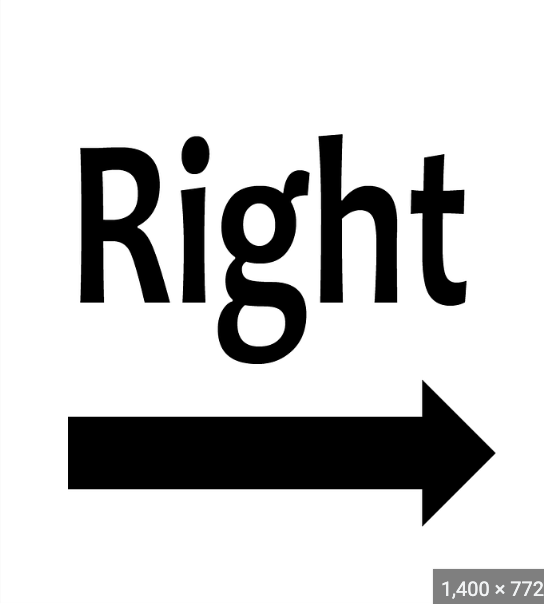
#> input picture AR_Project/right.png, 544 x 604 px, found by its file name
$ python v12_AR_alignment_image.py
#> lines starting #> are read from the running program, lines starting #| are printed output that depends on the picture
import cv2

#display res 2160*1200
monitor_width = 2160
monitor_height = 1200

# Set window position and size
window_x, window_y = 1512, 0

# Path to the image
image_path_right = "AR_Project_2/right.png"
image_path_left = "AR_Project_2/left.png"

# Read the image
image_right = cv2.imread(image_path_right)
#> image_right is the input picture: shape (604, 544, 3); mean B, G, R 205.3, 205.3, 205.3
image_right = cv2.resize(image_right, (monitor_height, monitor_width//2))
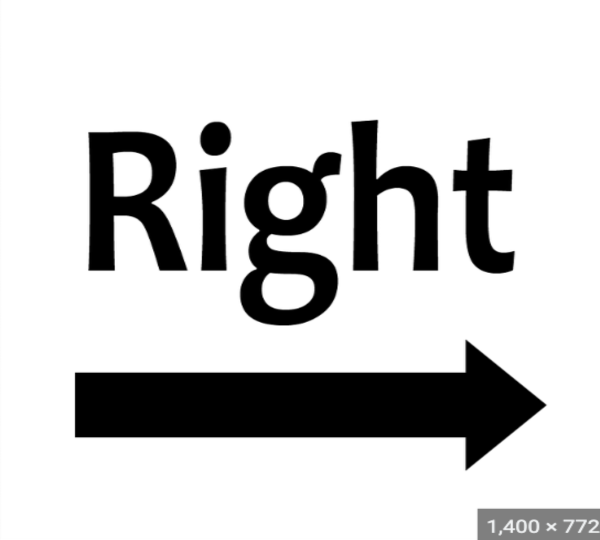
#> image_right: shape (1080, 1200, 3) (shown at 1/2 size); mean B, G, R 205.2, 205.2, 205.2
image_right = cv2.rotate(image_right, cv2.ROTATE_90_COUNTERCLOCKWISE)
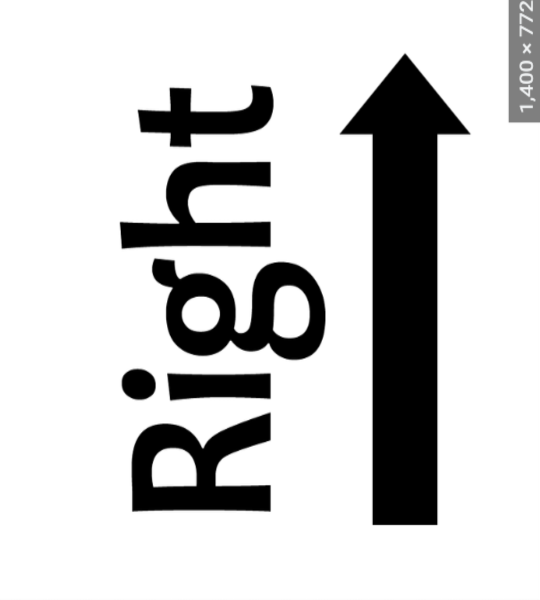
#> image_right: shape (1200, 1080, 3) (shown at 1/2 size); mean B, G, R 205.2, 205.2, 205.2

image_left = cv2.imread(image_path_left)
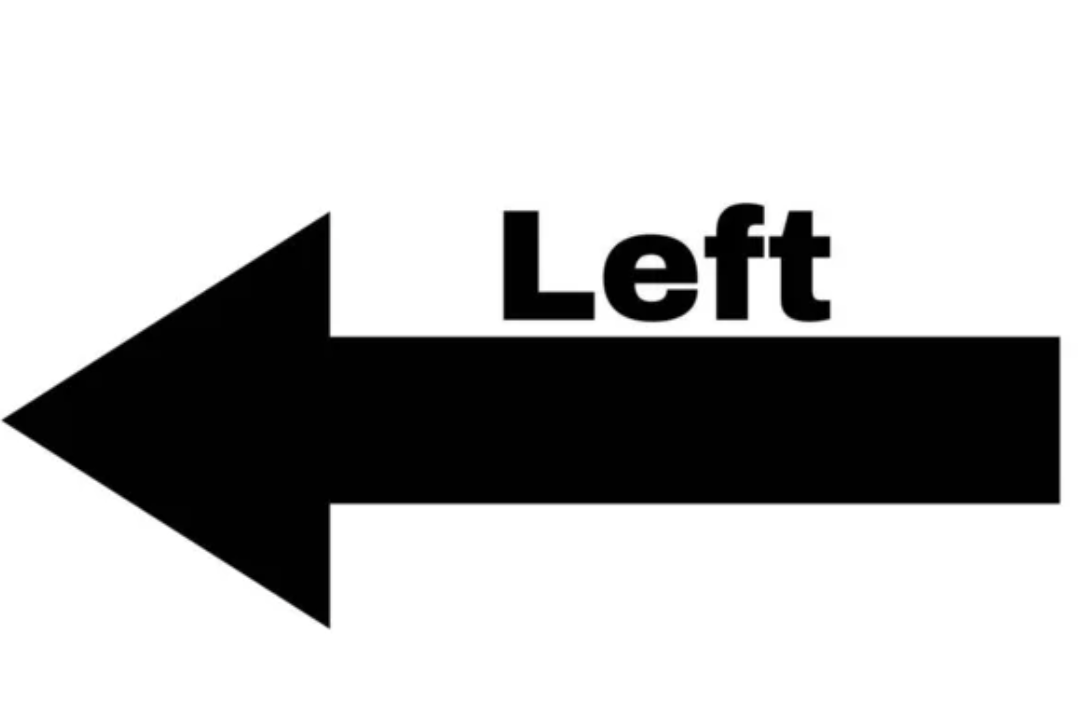
#> input picture AR_Project/left.png, 1086 x 728 px, found by its file name
#> image_left is the input picture: shape (728, 1086, 3); mean B, G, R 187.3, 187.3, 187.3
image_left = cv2.resize(image_left, (monitor_height, monitor_width//2))
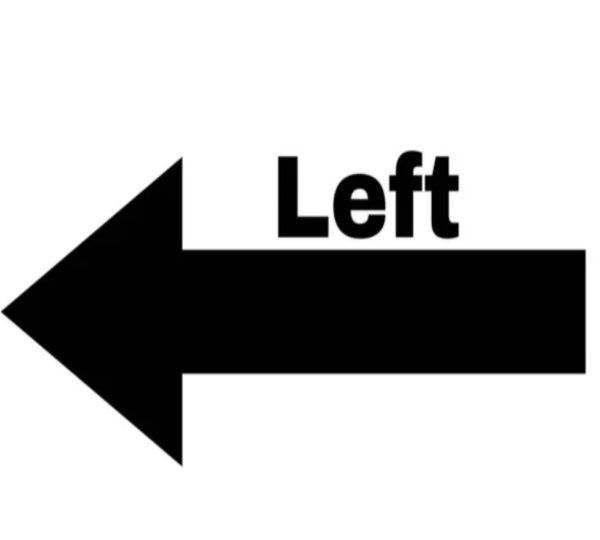
#> image_left: shape (1080, 1200, 3) (shown at 1/2 size); mean B, G, R 187.3, 187.3, 187.3
image_left = cv2.rotate(image_left, cv2.ROTATE_90_CLOCKWISE)
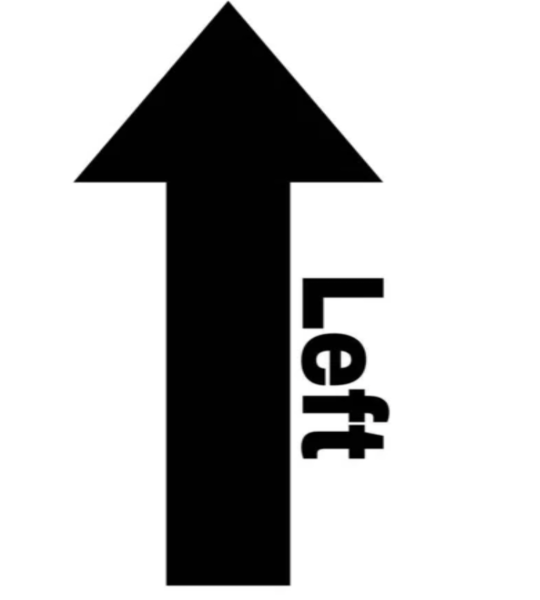
#> image_left: shape (1200, 1080, 3) (shown at 1/2 size); mean B, G, R 187.3, 187.3, 187.3

# Create a window and display the image
cv2.namedWindow("right", cv2.WINDOW_NORMAL)
cv2.imshow("right", image_right)

cv2.moveWindow("right", window_x, window_y)
cv2.resizeWindow("right", int(monitor_width / 2), monitor_height)

cv2.namedWindow("left", cv2.WINDOW_NORMAL)
cv2.imshow("left", image_left)

cv2.moveWindow("left", int(window_x + monitor_width/2), window_y)
cv2.resizeWindow("left", int(monitor_width / 2), monitor_height)

# Wait until a key is pressed, then close the window
print("Press any key to exit...")
cv2.waitKey(0)
cv2.destroyAllWindows()
